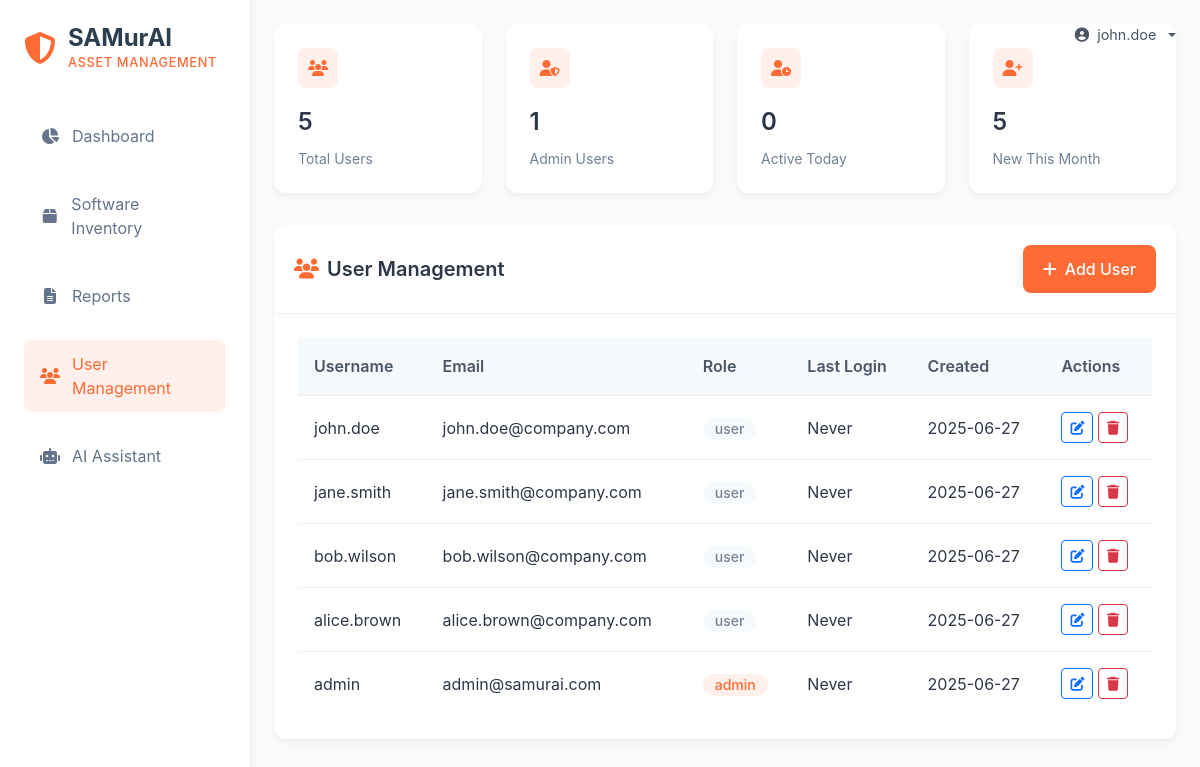
The app's page /user-management (signed in) with its own data.
### app.py (models this page shows, shortened)
class User(UserMixin, db.Model):
    __tablename__ = 'users'
    id: Mapped[int] = mapped_column(Integer, primary_key=True)
    username: Mapped[str] = mapped_column(String(80), unique=True, nullable=False)
    email: Mapped[str] = mapped_column(String(120), unique=True, nullable=False)
    password_hash: Mapped[str] = mapped_column(String(256), nullable=False)
    role: Mapped[str] = mapped_column(String(20), nullable=False, default='user')
    created_at: Mapped[datetime] = mapped_column(DateTime, nullable=False, default=datetime.utcnow)
    last_login: Mapped[Optional[datetime]] = mapped_column(DateTime)

### app.py (the view)
@app.route('/user-management')
@login_required
def user_management():
    page = request.args.get('page', 1, type=int)
    per_page = 10
    users = User.query.order_by(User.created_at.desc()).paginate(page=page, per_page=per_page)
    total_users = User.query.count()
    admin_users = User.query.filter_by(role='admin').count()
    yesterday = datetime.utcnow() - timedelta(days=1)
    active_users = User.query.filter(User.last_login >= yesterday).count()
    first_of_month = datetime.utcnow().replace(day=1, hour=0, minute=0, second=0, microsecond=0)
    new_users = User.query.filter(User.created_at >= first_of_month).count()
    return render_template('user_management.html',
                         users=users,
                         total_users=total_users,
                         admin_users=admin_users,
                         active_users=active_users,
                         new_users=new_users,
                         now=datetime.utcnow(),
                         pages=users.pages,
                         current_page=page,
                         has_prev=users.has_prev,
                         has_next=users.has_next,
                         prev_num=users.prev_num,
                         next_num=users.next_num)

### app.py (called while the page is built)
@login_manager.user_loader
def load_user(user_id: str) -> Optional[User]:
    if not user_id:
        return None
    try:
        return db.session.get(User, int(user_id))
    except Exception as e:
        logger.error(f"Error loading user: {e}")
        return None

@app.before_request
def before_request():
    session.permanent = True  # Use permanent session
    app.permanent_session_lifetime = timedelta(days=7)  # Set session lifetime

### templates/user_management.html (shortened to what this page needs)
{% extends "base.html" %}
{% block content %}
<div class="user-management-container">
    <div class="stats-grid">
        <div class="stat-card">
            <div class="stat-icon">
                <i class="fas fa-users"></i>
            </div>
            <div class="stat-value">{{ total_users }}</div>
            <div class="stat-label">Total Users</div>
        </div>
        <div class="stat-card">
            <div class="stat-icon">
                <i class="fas fa-user-shield"></i>
            </div>
            <div class="stat-value">{{ admin_users }}</div>
            <div class="stat-label">Admin Users</div>
        </div>
        <div class="stat-card">
            <div class="stat-icon">
                <i class="fas fa-user-clock"></i>
            </div>
            <div class="stat-value">{{ active_users }}</div>
            <div class="stat-label">Active Today</div>
        </div>
        <div class="stat-card">
            <div class="stat-icon">
                <i class="fas fa-user-plus"></i>
            </div>
            <div class="stat-value">{{ new_users }}</div>
            <div class="stat-label">New This Month</div>
        </div>
    </div>
    <div class="users-card">
        <div class="card-header">
            <h5 class="card-title">
                <i class="fas fa-users"></i>
                User Management
            </h5>
            <button class="btn-add-user" onclick="showAddUserModal()">
                <i class="fas fa-plus"></i>
                Add User
            </button>
        </div>
        <div class="p-4">
            <table class="users-table">
                <thead>
                    <tr>
                        <th>Username</th>
                        <th>Email</th>
                        <th>Role</th>
                        <th>Last Login</th>
                        <th>Created</th>
                        <th>Actions</th>
                    </tr>
                </thead>
                <tbody>
                    {% for user in users.items %}
                    <tr>
                        <td>{{ user.username }}</td>
                        <td>{{ user.email }}</td>
                        <td>
                            <span class="badge {% if user.role == 'admin' %}badge-admin{% else %}badge-user{% endif %}">
                                {{ user.role }}
                            </span>
                        </td>
                        <td>{{ user.last_login.strftime('%Y-%m-%d %H:%M') if user.last_login else 'Never' }}</td>
                        <td>{{ user.created_at.strftime('%Y-%m-%d') }}</td>
                        <td>
                            <button class="btn btn-sm btn-outline-primary" onclick="editUser({{ user.id }})">
                                <i class="fas fa-edit"></i>
                            </button>
                            <button class="btn btn-sm btn-outline-danger" onclick="deleteUser({{ user.id }})">
                                <i class="fas fa-trash"></i>
                            </button>
                        </td>
                    </tr>
                    {% endfor %}
                </tbody>
            </table>
        </div>
    </div>
</div>
{% endblock %}

### templates/base.html (shortened to what this page needs)
<!DOCTYPE html>
<html lang="en">
<head>
    <link href="https://cdn.jsdelivr.net/npm/bootstrap@5.3.2/dist/css/bootstrap.min.css" rel="stylesheet">
    <link href="https://cdnjs.cloudflare.com/ajax/libs/font-awesome/6.5.1/css/all.min.css" rel="stylesheet">
</head>
<body>
    <div class="sidebar">
        <div class="logo">
            <i class="fas fa-shield-alt"></i>
            <div class="logo-text">
                <span class="logo-title">SAMurAI</span>
                <span class="logo-subtitle">Asset Management</span>
            </div>
        </div>
        <nav>
            <div class="nav-item">
                <a href="{{ url_for('dashboard') }}" class="nav-link {% if request.endpoint == 'dashboard' %}active{% endif %}">
                    <i class="fas fa-chart-pie"></i>
                    Dashboard
                </a>
            </div>
            <div class="nav-item">
                <a href="{{ url_for('software_inventory') }}" class="nav-link {% if request.endpoint == 'software_inventory' %}active{% endif %}">
                    <i class="fas fa-box"></i>
                    Software Inventory
                </a>
            </div>
            <div class="nav-item">
                <a href="{{ url_for('reports') }}" class="nav-link {% if request.endpoint == 'reports' %}active{% endif %}">
                    <i class="fas fa-file-alt"></i>
                    Reports
                </a>
            </div>
            <div class="nav-item">
                <a href="{{ url_for('user_management') }}" class="nav-link {% if request.endpoint == 'user_management' %}active{% endif %}">
                    <i class="fas fa-users"></i>
                    User Management
                </a>
            </div>
            <div class="nav-item">
                <a href="{{ url_for('ai_dashboard') }}" class="nav-link {% if request.endpoint == 'ai_dashboard' %}active{% endif %}">
                    <i class="fas fa-robot"></i>
                    AI Assistant
                </a>
            </div>
        </nav>
    </div>
    <div class="user-dropdown dropdown">
        <button class="btn dropdown-toggle" type="button" data-bs-toggle="dropdown" aria-expanded="false">
            <i class="fas fa-user-circle"></i>
            {{ current_user.username }}
        </button>
    </div>
    <div class="main-content">
        {% block content %}{% endblock %}
    </div>
</body>
</html>

### templates/base.html (style rules this page uses)
:root { --primary-orange: #ff6b35; --secondary-orange: #ff9666; --light-orange: rgba(255, 107, 53, 0.1); --dark-blue: #2c3e50; --border-radius: 8px; --card-shadow: 0 2px 8px rgba(0,0,0,0.05); --transition: all 0.3s ease; }
body { font-family: 'Inter', -apple-system, BlinkMacSystemFont, sans-serif; background-color: #f8fafc; margin: 0; min-height: 100vh; }
.sidebar { width: 250px; height: 100vh; position: fixed; left: 0; top: 0; background: white; box-shadow: 2px 0 8px rgba(0,0,0,0.05); z-index: 1000; padding: 1.5rem 0; }
.logo { padding: 0 1.5rem; margin-bottom: 2rem; display: flex; align-items: center; gap: 0.75rem; }
.logo i { font-size: 2rem; color: var(--primary-orange); }
.logo-text { display: flex; flex-direction: column; }
.logo-title { font-size: 1.5rem; font-weight: 700; color: var(--dark-blue); line-height: 1.2; }
.logo-subtitle { font-size: 0.8rem; color: var(--primary-orange); font-weight: 500; text-transform: uppercase; letter-spacing: 0.05em; }
.nav-item { padding: 0.5rem 1.5rem; margin-bottom: 0.25rem; }
.nav-link { color: #64748b; text-decoration: none; display: flex; align-items: center; gap: 0.75rem; padding: 0.75rem 1rem; border-radius: var(--border-radius); transition: var(--transition); }
.nav-link:hover, .nav-link.active { background: var(--light-orange); color: var(--primary-orange); }
.nav-link i { width: 20px; text-align: center; }
.main-content { margin-left: 250px; padding: 2rem; }
.user-dropdown { position: fixed; top: 1rem; right: 1rem; z-index: 1000; }
.user-dropdown .btn { background: transparent; border: none; color: #4a5568; padding: 0.5rem; border-radius: var(--border-radius); display: flex; align-items: center; gap: 0.5rem; transition: var(--transition); font-size: 0.9rem; }

### templates/user_management.html (style rules this page uses)
:root { --primary-orange: #ff6b35; --light-orange: #fff0eb; --white: #ffffff; --gray-100: #f7fafc; --gray-200: #edf2f7; --gray-300: #e2e8f0; --gray-400: #cbd5e0; --gray-500: #a0aec0; --gray-600: #718096; --gray-700: #4a5568; --gray-800: #2d3748; }
.user-management-container { position: fixed; top: 0; left: 250px; right: 0; bottom: 0; overflow-y: auto; padding: 1.5rem; background: #f8fafc; }
.stats-grid { display: grid; grid-template-columns: repeat(auto-fit, minmax(200px, 1fr)); gap: 1.5rem; margin-bottom: 2rem; }
.stat-card { background: var(--white); border-radius: 12px; padding: 1.5rem; box-shadow: 0 4px 6px rgba(0, 0, 0, 0.05); transition: all 0.2s; }
.stat-icon { width: 40px; height: 40px; border-radius: 8px; background: var(--light-orange); color: var(--primary-orange); display: flex; align-items: center; justify-content: center; margin-bottom: 1rem; }
.stat-value { font-size: 1.5rem; font-weight: 600; color: var(--gray-800); margin-bottom: 0.5rem; }
.stat-label { color: var(--gray-600); font-size: 0.875rem; }
.users-card { background: var(--white); border-radius: 12px; box-shadow: 0 4px 6px rgba(0, 0, 0, 0.05); margin-bottom: 1.5rem; }
.card-header { padding: 1.25rem; border-bottom: 1px solid var(--gray-200); display: flex; align-items: center; justify-content: space-between; }
.card-title { color: var(--gray-800); font-size: 1.25rem; font-weight: 600; margin: 0; display: flex; align-items: center; gap: 0.5rem; }
.card-title i { color: var(--primary-orange); }
.users-table { width: 100%; border-collapse: separate; border-spacing: 0; }
.users-table th { background: var(--gray-100); color: var(--gray-700); font-weight: 600; padding: 1rem; text-align: left; border-bottom: 2px solid var(--gray-200); }
.users-table td { padding: 1rem; border-bottom: 1px solid var(--gray-200); color: var(--gray-800); }
.users-table tr:last-child td { border-bottom: none; }
.badge { padding: 0.25rem 0.75rem; border-radius: 20px; font-size: 0.875rem; font-weight: 500; }
.badge-admin { background: var(--light-orange); color: var(--primary-orange); }
.badge-user { background: var(--gray-100); color: var(--gray-600); }
.btn-add-user { background: var(--primary-orange); color: var(--white); border: none; border-radius: 8px; padding: 0.75rem 1.25rem; font-weight: 500; display: flex; align-items: center; gap: 0.5rem; transition: all 0.2s; }

### records on screen
User: username "john.doe", email "john.doe@company.com", role "user", last_login "Never", created_at "2025-06-27"
User: username "jane.smith", email "jane.smith@company.com", role "user", last_login "Never", created_at "2025-06-27"
User: username "bob.wilson", email "bob.wilson@company.com", role "user", last_login "Never", created_at "2025-06-27"
User: username "alice.brown", email "alice.brown@company.com", role "user", last_login "Never", created_at "2025-06-27"
User: username "admin", email "admin@samurai.com", role "admin", last_login "Never", created_at "2025-06-27"

### other values on screen
{{ total_users }} "5"
{{ admin_users }} "1"
{{ active_users }} "0"
{{ new_users }} "5"
